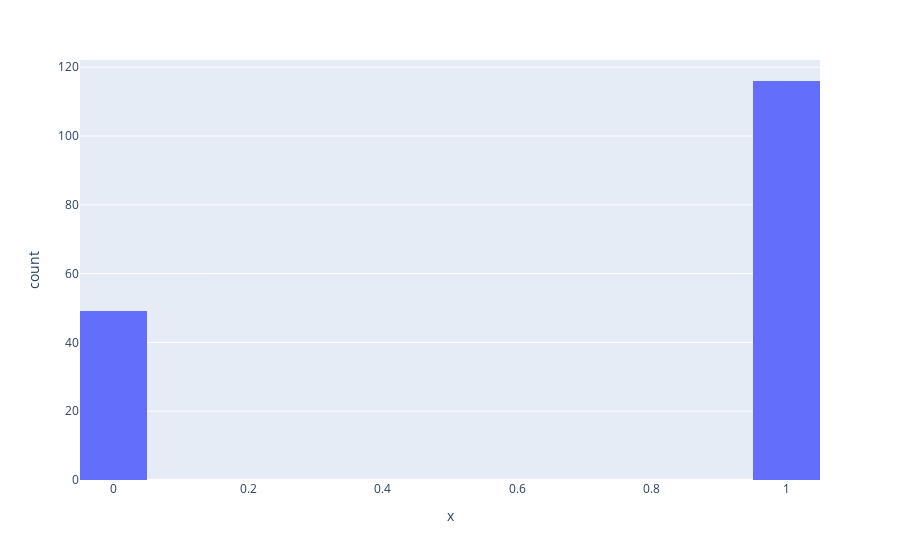

This figure's notebook cell:
### Code cell
px.histogram(df , x=class2['Gender'],nbins=20)

### Figure 1 — Plotly figure (JSON) as saved in the notebook; plotly's stock layout.template omitted (floating-point values rounded to 4 significant figures; data arrays with more than 128 entries replaced by an {"elided": "..."} marker saying what was removed)
{"data": [{"alignmentgroup": "True", "bingroup": "x", "hovertemplate": "x=%{x}<br>count=%{y}<extra></extra>", "legendgroup": "", "marker": {"color": "#636efa", "pattern": {"shape": ""}}, "name": "", "nbinsx": 20, "offsetgroup": "", "orientation": "v", "showlegend": false, "type": "histogram", "x": {"elided": "165 int values"}, "xaxis": "x", "yaxis": "y"}], "layout": {"barmode": "relative", "legend": {"tracegroupgap": 0}, "margin": {"t": 60}, "xaxis": {"anchor": "y", "domain": [0, 1], "title": {"text": "x"}}, "yaxis": {"anchor": "x", "domain": [0, 1], "title": {"text": "count"}}}}
